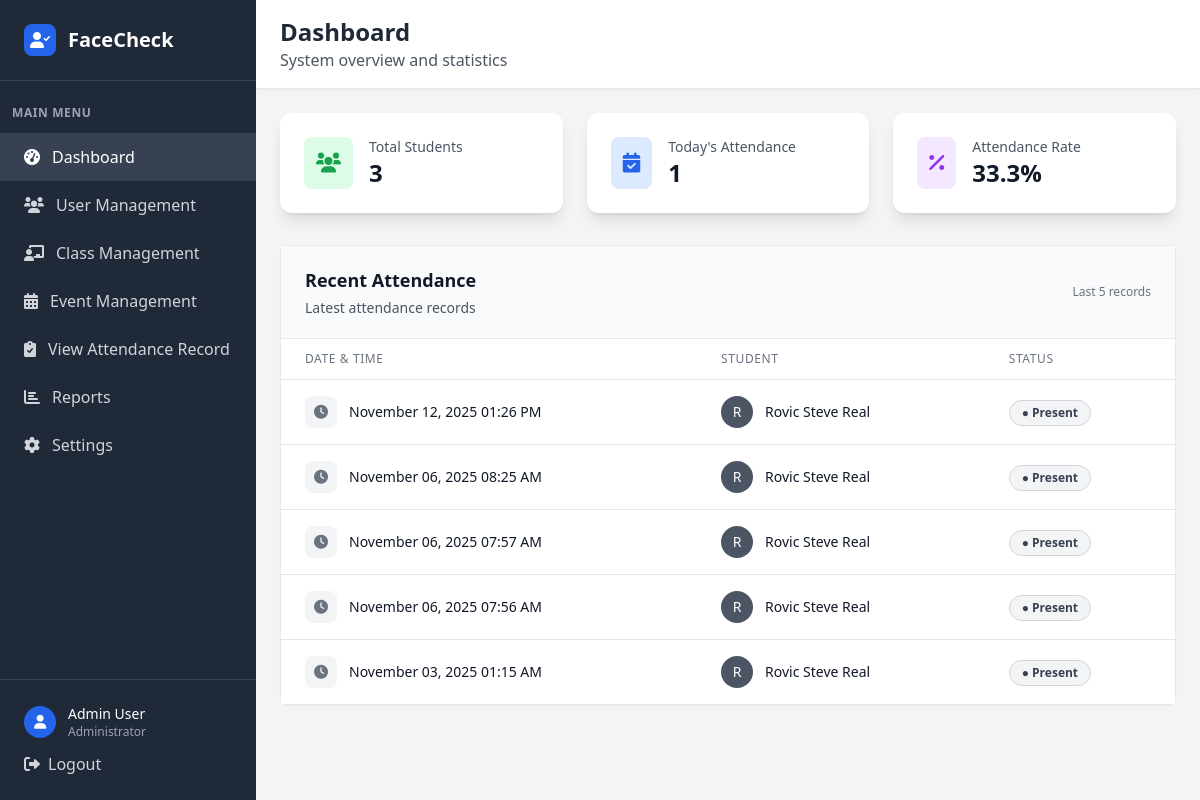
The page /dashboard (signed in) on the database its author committed.
### tables this page shows
CREATE TABLE user (
            user_id INTEGER PRIMARY KEY AUTOINCREMENT,
            idno VARCHAR(20) NOT NULL UNIQUE,
            firstname VARCHAR(50) NOT NULL,
            lastname VARCHAR(50) NOT NULL,
            role VARCHAR(10) NOT NULL CHECK (role IN ('admin', 'faculty', 'student')),
            password VARCHAR(255) NOT NULL,
            created_at DATETIME DEFAULT CURRENT_TIMESTAMP,
            is_active BOOLEAN DEFAULT 1,
            dept_id INTEGER,
            FOREIGN KEY (dept_id) REFERENCES department(dept_id)
        );

CREATE TABLE attendance (
            attendance_id INTEGER PRIMARY KEY AUTOINCREMENT,
            attendance_date DATETIME NOT NULL,
            attendance_status VARCHAR(10) NOT NULL CHECK (attendance_status IN ('present', 'absent', 'late')),
            studentclass_id INTEGER NOT NULL,
            FOREIGN KEY (studentclass_id) REFERENCES student_class(studentclass_id)
        );

### app.py (the view)
@app.route('/dashboard')
def dashboard():
    if 'user_id' not in session or session['role'] != 'admin':
        return redirect(url_for('login'))
    stats = get_dashboard_stats()
    return render_template('dashboard.html',
                         total_students=stats['total_students'],
                         today_attendance=stats['today_attendance'],
                         attendance_rate=stats['attendance_rate'],
                         recent_attendance=stats['recent_attendance'])

### app.py (called while the page is built)
def get_db_connection():
    try:
        conn = sqlite3.connect('facecheck.db', timeout=30.0)
        conn.row_factory = sqlite3.Row
        conn.execute('PRAGMA foreign_keys = ON')
        try:
            cur = conn.cursor()
            cur.execute("PRAGMA table_info(faculty)")
            columns = [row[1] for row in cur.fetchall()]
            if 'attendance_image' not in columns:
                cur.execute("ALTER TABLE faculty ADD COLUMN attendance_image VARCHAR(255)")
                conn.commit()
        except Exception:
            pass
        return conn
    except sqlite3.Error as e:
        print(f"Database connection error: {e}")
        raise

### templates/dashboard.html (shortened to what this page needs)
<!DOCTYPE html>
<html lang="en">
<head>
    <script src="https://cdn.tailwindcss.com"></script>
    <link href="https://cdnjs.cloudflare.com/ajax/libs/font-awesome/6.0.0/css/all.min.css" rel="stylesheet">
</head>
<body class="bg-gray-100">
    <div class="flex h-screen">
        <div class="w-64 bg-gray-800 text-white">
            <div class="p-6 border-b border-gray-700">
                <div class="flex items-center">
                    <div class="w-8 h-8 bg-blue-600 rounded-lg flex items-center justify-center mr-3">
                        <i class="fas fa-user-check text-white"></i>
                    </div>
                    <h1 class="text-xl font-bold">FaceCheck</h1>
                </div>
            </div>
            <nav class="mt-6">
                <div class="px-3">
                    <div class="text-xs font-semibold text-gray-400 uppercase tracking-wider mb-3">Main Menu</div>
                </div>
                <a href="{{ url_for('dashboard') }}" class="flex items-center px-6 py-3 bg-gray-700 text-white">
                    <i class="fas fa-tachometer-alt mr-3"></i>
                    Dashboard
                </a>
                <a href="{{ url_for('admin_users') }}" class="flex items-center px-6 py-3 text-gray-300 hover:bg-gray-700 hover:text-white transition duration-200">
                    <i class="fas fa-users mr-3"></i>
                    User Management
                </a>
                <a href="{{ url_for('admin_classes') }}" class="flex items-center px-6 py-3 text-gray-300 hover:bg-gray-700 hover:text-white transition duration-200">
                    <i class="fas fa-chalkboard-teacher mr-3"></i>
                    Class Management
                </a>
                <a href="{{ url_for('admin_events') }}" class="flex items-center px-6 py-3 text-gray-300 hover:bg-gray-700 hover:text-white transition duration-200">
                    <i class="fas fa-calendar-alt mr-3"></i>
                    Event Management
                </a>
                <a href="{{ url_for('admin_attendance') }}" class="flex items-center px-6 py-3 text-gray-300 hover:bg-gray-700 hover:text-white transition duration-200">
                    <i class="fas fa-clipboard-check mr-3"></i>
                    View Attendance Record
                </a>
                <a href="/reports" class="flex items-center px-6 py-3 text-gray-300 hover:bg-gray-700 hover:text-white transition duration-200">
                    <i class="fas fa-chart-bar mr-3"></i>
                    Reports
                </a>
                <a href="/settings" class="flex items-center px-6 py-3 text-gray-300 hover:bg-gray-700 hover:text-white transition duration-200">
                    <i class="fas fa-cog mr-3"></i>
                    Settings
                </a>
            </nav>
            <div class="absolute bottom-0 w-64 p-6 border-t border-gray-700">
                <div class="flex items-center">
                    <div class="w-8 h-8 bg-blue-600 rounded-full flex items-center justify-center mr-3">
                        <i class="fas fa-user text-white text-sm"></i>
                    </div>
                    <div>
                        <div class="text-sm font-medium">Admin User</div>
                        <div class="text-xs text-gray-400">Administrator</div>
                    </div>
                </div>
                <a href="{{ url_for('logout') }}" class="mt-3 flex items-center text-gray-300 hover:text-white transition duration-200">
                    <i class="fas fa-sign-out-alt mr-2"></i>
                    Logout
                </a>
            </div>
        </div>
        <div class="flex-1 flex flex-col overflow-hidden">
            <header class="bg-white shadow-sm border-b border-gray-200">
                <div class="px-6 py-4">
                    <div class="flex items-center justify-between">
                        <div>
                            <h2 class="text-2xl font-bold text-gray-800">Dashboard</h2>
                            <p class="text-gray-600">System overview and statistics</p>
                        </div>
                    </div>
                </div>
            </header>
            <main class="flex-1 overflow-y-auto p-6">
        <div class="grid grid-cols-1 md:grid-cols-3 gap-6 mb-8">
            <div class="bg-white rounded-xl shadow-lg p-6">
                <div class="flex items-center">
                    <div class="p-3 bg-green-100 rounded-lg">
                        <i class="fas fa-users text-green-600 text-xl"></i>
                    </div>
                    <div class="ml-4">
                        <p class="text-sm font-medium text-gray-600">Total Students</p>
                        <p class="text-2xl font-bold text-gray-900">{{ total_students }}</p>
                    </div>
                </div>
            </div>
            <div class="bg-white rounded-xl shadow-lg p-6">
                <div class="flex items-center">
                    <div class="p-3 bg-blue-100 rounded-lg">
                        <i class="fas fa-calendar-check text-blue-600 text-xl"></i>
                    </div>
                    <div class="ml-4">
                        <p class="text-sm font-medium text-gray-600">Today's Attendance</p>
                        <p class="text-2xl font-bold text-gray-900">{{ today_attendance }}</p>
                    </div>
                </div>
            </div>
            <div class="bg-white rounded-xl shadow-lg p-6">
                <div class="flex items-center">
                    <div class="p-3 bg-purple-100 rounded-lg">
                        <i class="fas fa-percentage text-purple-600 text-xl"></i>
                    </div>
                    <div class="ml-4">
                        <p class="text-sm font-medium text-gray-600">Attendance Rate</p>
                        <p class="text-2xl font-bold text-gray-900">{{ attendance_rate }}%</p>
                    </div>
                </div>
            </div>
        </div>
        <div class="bg-white rounded-lg shadow-sm border border-gray-200">
            <div class="px-6 py-5 border-b border-gray-200 bg-gray-50">
                <div class="flex items-center justify-between">
                    <div>
                        <h2 class="text-lg font-semibold text-gray-900">Recent Attendance</h2>
                        <p class="text-gray-600 text-sm mt-1">Latest attendance records</p>
                    </div>
                    <div class="text-xs text-gray-500 font-medium">
                        Last 5 records
                    </div>
                </div>
            </div>
            <div class="overflow-hidden">
                <div class="overflow-x-auto">
                    <table class="min-w-full divide-y divide-gray-200">
                        <thead class="bg-white">
                            <tr>
                                <th class="px-6 py-3 text-left text-xs font-medium text-gray-500 uppercase tracking-wider">
                                    Date & Time
                                </th>
                                <th class="px-6 py-3 text-left text-xs font-medium text-gray-500 uppercase tracking-wider">
                                    Student
                                </th>
                                <th class="px-6 py-3 text-left text-xs font-medium text-gray-500 uppercase tracking-wider">
                                    Status
                                </th>
                            </tr>
                        </thead>
                        <tbody class="bg-white divide-y divide-gray-200">
                            {% if recent_attendance %}
                                {% for record in recent_attendance %}
                                <tr class="attendance-row">
                                    <td class="px-6 py-4 whitespace-nowrap">
                                        <div class="flex items-center">
                                            <div class="w-8 h-8 bg-gray-100 rounded-lg flex items-center justify-center mr-3">
                                                <i class="fas fa-clock text-gray-500 text-sm"></i>
                                            </div>
                                            <div class="text-sm font-medium text-gray-900">{{ record.date }}</div>
                                        </div>
                                    </td>
                                    <td class="px-6 py-4 whitespace-nowrap">
                                        <div class="flex items-center">
                                            <div class="w-8 h-8 bg-gray-600 rounded-full flex items-center justify-center mr-3">
                                                <span class="text-white font-medium text-sm">{{ record.name[0] }}</span>
                                            </div>
                                            <div class="text-sm font-medium text-gray-900">{{ record.name }}</div>
                                        </div>
                                    </td>
                                    <td class="px-6 py-4 whitespace-nowrap">
                                        {% if record.status == 'Present' %}
                                        <span class="inline-flex items-center px-3 py-1 rounded-full text-xs font-semibold bg-green-100 text-green-800 border border-green-200">
                                            ● Present
                                        </span>
                                        {% elif record.status == 'Absent' %}
                                        <span class="inline-flex items-center px-3 py-1 rounded-full text-xs font-semibold bg-red-100 text-red-800 border border-red-200">
                                            ● Absent
                                        </span>
                                        {% elif record.status == 'Late' %}
                                        <span class="inline-flex items-center px-3 py-1 rounded-full text-xs font-semibold bg-amber-100 text-amber-800 border border-amber-200">
                                            ● Late
                                        </span>
                                        {% else %}
                                        <span class="inline-flex items-center px-3 py-1 rounded-full text-xs font-semibold bg-gray-100 text-gray-700 border border-gray-300">
                                            ● {{ record.status|title }}
                                        </span>
                                        {% endif %}
                                    </td>
                                </tr>
                                {% endfor %}
                            {% endif %}
                        </tbody>
                    </table>
                </div>
            </div>
        </div>
            </main>
        </div>
    </div>
</body>
</html>

### templates/dashboard.html (style rules this page uses)
.attendance-row { transition: background-color 0.2s ease; }

### rows shown on the page
user: date "November 12, 2025 01:26 PM", name "R", name "Rovic Steve Real", status "Present", date "November 06, 2025 08:25 AM", date "November 06, 2025 07:57 AM", date "November 06, 2025 07:56 AM", date "November 03, 2025 01:15 AM"

### other values the page prints
{{ total_students }} "3"
{{ today_attendance }} "1"
{{ attendance_rate }} "33.3"
